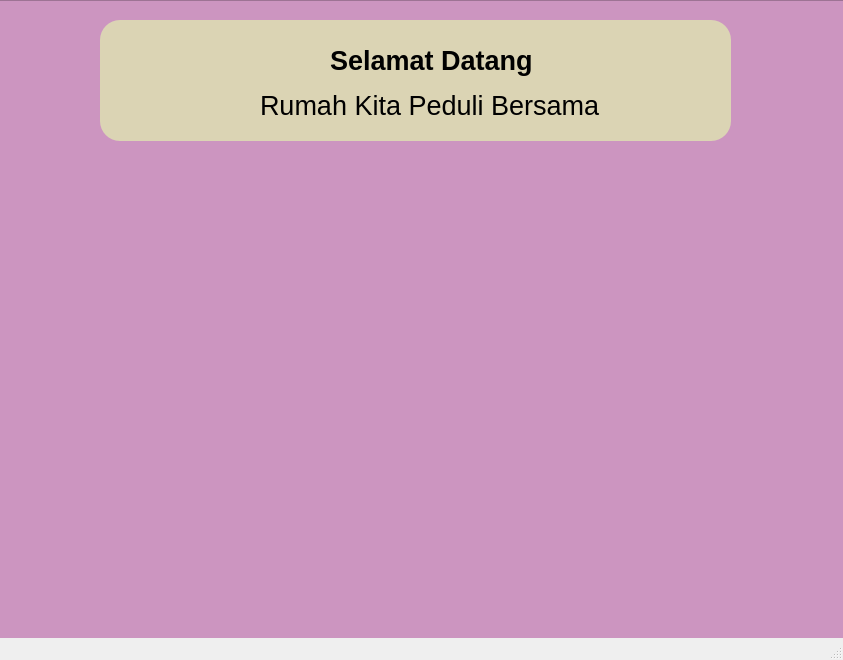
<?xml version="1.0" encoding="UTF-8"?>
<ui version="4.0">
 <class>MainWindow</class>
 <widget class="QMainWindow" name="MainWindow">
  <property name="geometry">
   <rect>
    <x>0</x>
    <y>0</y>
    <width>843</width>
    <height>660</height>
   </rect>
  </property>
  <property name="windowTitle">
   <string>MainWindow</string>
  </property>
  <widget class="QWidget" name="centralwidget">
   <widget class="QFrame" name="frame">
    <property name="geometry">
     <rect>
      <x>-10</x>
      <y>0</y>
      <width>881</width>
      <height>671</height>
     </rect>
    </property>
    <property name="layoutDirection">
     <enum>Qt::LeftToRight</enum>
    </property>
    <property name="styleSheet">
     <string notr="true">background-color:#CC95C0;</string>
    </property>
    <property name="frameShape">
     <enum>QFrame::StyledPanel</enum>
    </property>
    <property name="frameShadow">
     <enum>QFrame::Plain</enum>
    </property>
    <property name="lineWidth">
     <number>6</number>
    </property>
    <widget class="QFrame" name="frame_5">
     <property name="geometry">
      <rect>
       <x>110</x>
       <y>20</y>
       <width>631</width>
       <height>121</height>
      </rect>
     </property>
     <property name="styleSheet">
      <string notr="true">background-color:#DBD4B4;
border-radius:20px;</string>
     </property>
     <property name="frameShape">
      <enum>QFrame::StyledPanel</enum>
     </property>
     <property name="frameShadow">
      <enum>QFrame::Raised</enum>
     </property>
     <widget class="QLabel" name="label_3">
      <property name="geometry">
       <rect>
        <x>230</x>
        <y>20</y>
        <width>271</width>
        <height>41</height>
       </rect>
      </property>
      <property name="font">
       <font>
        <pointsize>20</pointsize>
        <weight>75</weight>
        <bold>true</bold>
       </font>
      </property>
      <property name="text">
       <string>Selamat Datang</string>
      </property>
     </widget>
     <widget class="QLabel" name="label_4">
      <property name="geometry">
       <rect>
        <x>160</x>
        <y>70</y>
        <width>401</width>
        <height>31</height>
       </rect>
      </property>
      <property name="font">
       <font>
        <pointsize>20</pointsize>
       </font>
      </property>
      <property name="text">
       <string>Rumah Kita Peduli Bersama</string>
      </property>
     </widget>
     <widget class="QLabel" name="label_5">
      <property name="geometry">
       <rect>
        <x>10</x>
        <y>0</y>
        <width>141</width>
        <height>121</height>
       </rect>
      </property>
      <property name="text">
       <string/>
      </property>
      <property name="pixmap">
       <pixmap>../../Downloads/bg-transparent-bank.png</pixmap>
      </property>
      <property name="scaledContents">
       <bool>true</bool>
      </property>
      <property name="alignment">
       <set>Qt::AlignHCenter|Qt::AlignTop</set>
      </property>
     </widget>
     <zorder>label_5</zorder>
     <zorder>label_3</zorder>
     <zorder>label_4</zorder>
    </widget>
   </widget>
  </widget>
  <widget class="QMenuBar" name="menubar">
   <property name="geometry">
    <rect>
     <x>0</x>
     <y>0</y>
     <width>843</width>
     <height>26</height>
    </rect>
   </property>
  </widget>
  <widget class="QStatusBar" name="statusbar"/>
 </widget>
 <resources/>
 <connections/>
</ui>
